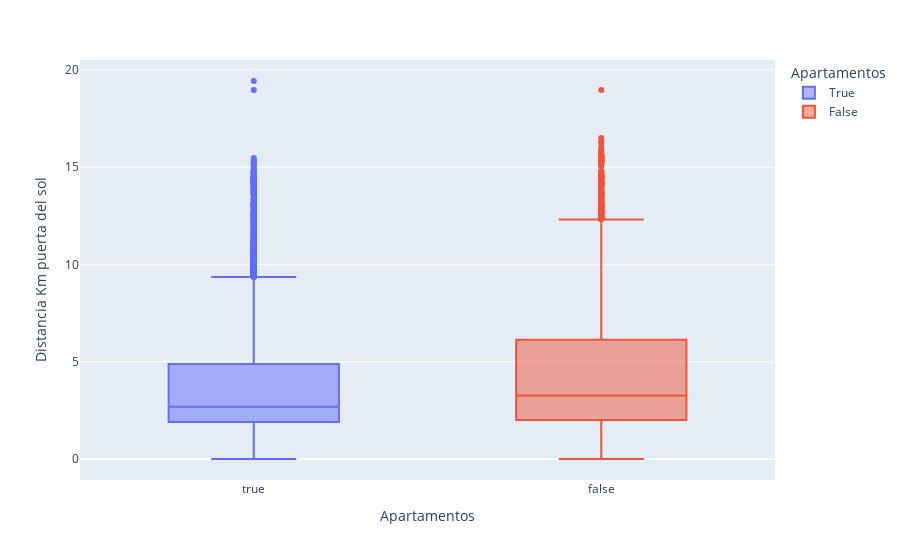

The code cell stored with this chart in its notebook:
### Code cell
#Distancia dde Puerta del Sol

px.box(
    data_frame=df,
    x="target",
    y="dist_km_sol",
    color="target",
    labels={"dist_km_sol": "Distancia Km puerta del sol",
            "target":'Apartamentos'}
)

### Figure 1 — Plotly figure (JSON) as saved in the notebook; plotly's stock layout.template omitted (floating-point values rounded to 4 significant figures; data arrays with more than 128 entries replaced by an {"elided": "..."} marker saying what was removed)
{"data": [{"alignmentgroup": "True", "hovertemplate": "Apartamentos=%{x}<br>Distancia Km puerta del sol=%{y}<extra></extra>", "legendgroup": "True", "marker": {"color": "#636efa"}, "name": "True", "notched": false, "offsetgroup": "True", "orientation": "v", "showlegend": true, "type": "box", "x": {"elided": "14437 bool values"}, "x0": " ", "xaxis": "x", "y": {"elided": "14437 float values"}, "y0": " ", "yaxis": "y"}, {"alignmentgroup": "True", "hovertemplate": "Apartamentos=%{x}<br>Distancia Km puerta del sol=%{y}<extra></extra>", "legendgroup": "False", "marker": {"color": "#EF553B"}, "name": "False", "notched": false, "offsetgroup": "False", "orientation": "v", "showlegend": true, "type": "box", "x": {"elided": "6583 bool values"}, "x0": " ", "xaxis": "x", "y": {"elided": "6583 float values"}, "y0": " ", "yaxis": "y"}], "layout": {"boxmode": "overlay", "legend": {"title": {"text": "Apartamentos"}, "tracegroupgap": 0}, "margin": {"t": 60}, "xaxis": {"anchor": "y", "categoryarray": [true, false], "categoryorder": "array", "domain": [0, 1], "title": {"text": "Apartamentos"}}, "yaxis": {"anchor": "x", "domain": [0, 1], "title": {"text": "Distancia Km puerta del sol"}}}}
